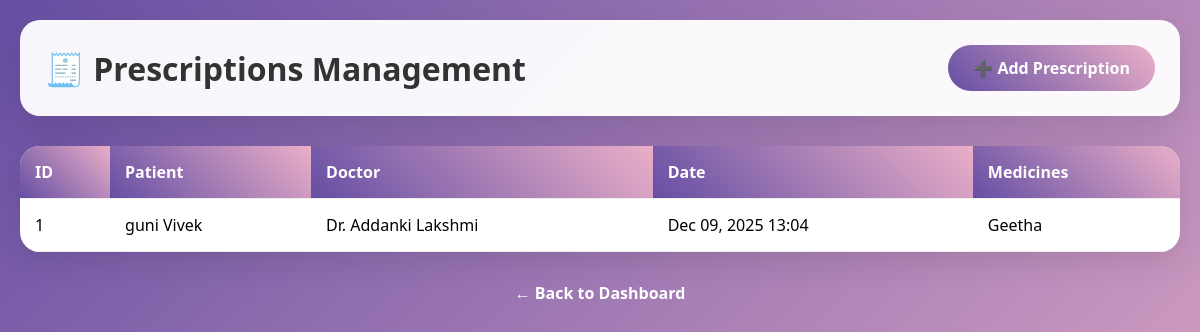
Page /prescriptions/ on the earlier database version.
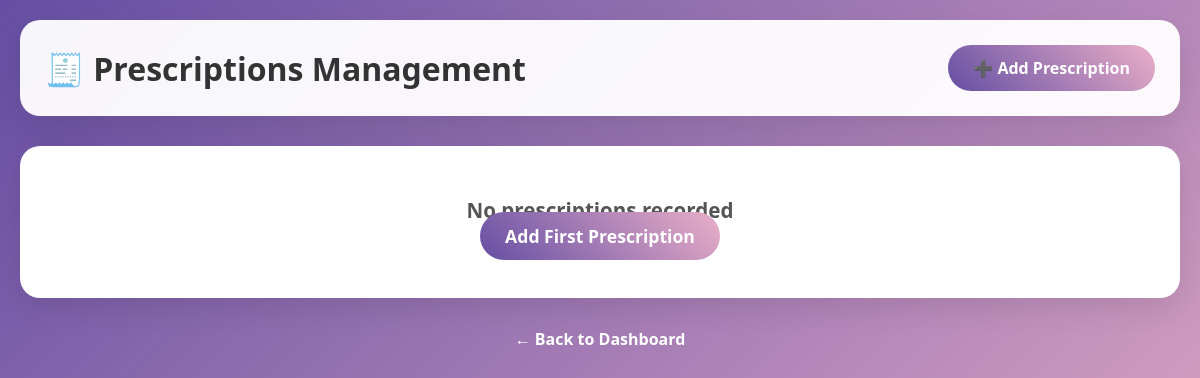
Same page on the later database version.
### app1/models.py (models this page shows, shortened)
class Prescription(models.Model):
    lab_report = models.ForeignKey(LabReport, on_delete=models.CASCADE, null=True, blank=True, related_name='prescriptions')
    appointment = models.ForeignKey(Appointment, on_delete=models.CASCADE, related_name='prescriptions')
    medicines = models.ManyToManyField(Medicine, through='PrescriptionMedicine')
    prescribed_by = models.ForeignKey(Doctor, on_delete=models.CASCADE, related_name='prescriptions')
    prescribed_date = models.DateTimeField(auto_now_add=True)

class Appointment(models.Model):
    STATUS_CHOICES = [
        ('SCHEDULED', 'Scheduled'),
        ('CONFIRMED', 'Confirmed'),
        ('CANCELLED', 'Cancelled'),
        ('COMPLETED', 'Completed'),
    ]
    patient = models.ForeignKey(Patient, on_delete=models.CASCADE, related_name='appointments')
    doctor = models.ForeignKey(Doctor, on_delete=models.CASCADE, related_name='appointments')
    appointment_date = models.DateTimeField()
    reason = models.TextField()
    status = models.CharField(max_length=20, choices=STATUS_CHOICES, default='SCHEDULED')
    notes = models.TextField(blank=True)
    created_at = models.DateTimeField(auto_now_add=True)
    class Meta:
        constraints = [
            models.UniqueConstraint(fields=['patient', 'doctor', 'appointment_date'], name='unique_appointment')
        ]

class Patient(models.Model):
    first_name = models.CharField(max_length=50)
    last_name = models.CharField(max_length=50)
    phone = models.CharField(max_length=15)
    date_of_birth = models.DateField()
    gender = models.CharField(max_length=1, choices=[('M', 'Male'), ('F', 'Female'), ('O', 'Other')])
    address = models.TextField()
    emergency_contact = models.CharField(max_length=50)
    medical_history = models.TextField(blank=True)
    created_at = models.DateTimeField(auto_now_add=True)

class Doctor(models.Model):
    SPECIALTY_CHOICES = [
        ('GP', 'General Practitioner'),
        ('CAR', 'Cardiologist'),
        ('DER', 'Dermatologist'),
        ('PED', 'Pediatrician'),
        ('SUR', 'Surgeon'),
    ]
    first_name = models.CharField(max_length=50)
    last_name = models.CharField(max_length=50)
    specialty = models.CharField(max_length=10, choices=SPECIALTY_CHOICES)
    phone = models.CharField(max_length=15)
    qualification = models.CharField(max_length=100)
    experience_years = models.IntegerField(default=0)
    consultation_fee = models.DecimalField(max_digits=10, decimal_places=2)
    is_available = models.BooleanField(default=True)

class Medicine(models.Model):
    name = models.CharField(max_length=100)
    generic_name = models.CharField(max_length=100)
    dosage = models.CharField(max_length=50)
    price_per_unit = models.DecimalField(max_digits=8, decimal_places=2)
    stock_quantity = models.IntegerField(default=0)
    expiry_date = models.DateField()
    manufacturer = models.CharField(max_length=100)

### app1/views.py (the view)
# urls.py: path("prescriptions/", views.prescription_list, name="prescription_list"),
def prescription_list(request):
    prescriptions = Prescription.objects.all()
    return render(request, 'prescriptions/list.html', {'prescriptions': prescriptions})

### templates/prescriptions/list.html (shortened to what this page needs)
<!DOCTYPE html>
<html>
<head>
</head>
<body>
    <div class="container">
        <div class="header">
            <h1>🧾 Prescriptions Management</h1>
            <a href="{% url 'prescription_create' %}" class="btn">➕ Add Prescription</a>
        </div>
        <div class="table-container">
            {% if prescriptions %}
                <table>
                    <thead>
                        <tr>
                            <th>ID</th>
                            <th>Patient</th>
                            <th>Doctor</th>
                            <th>Date</th>
                            <th>Medicines</th>
                        </tr>
                    </thead>
                    <tbody>
                        {% for p in prescriptions %}
                        <tr>
                            <td>{{ p.id }}</td>
                            <td>{{ p.appointment.patient.first_name }} {{ p.appointment.patient.last_name }}</td>
                            <td>Dr. {{ p.prescribed_by.first_name }} {{ p.prescribed_by.last_name }}</td>
                            <td>{{ p.prescribed_date|date:"M d, Y H:i" }}</td>
                            <td>
                                {% for med in p.medicines.all %}
                                    {{ med.name }}{% if not forloop.last %}, {% endif %}
                                {% empty %}
                                    -
                                {% endfor %}
                            </td>
                        </tr>
                        {% endfor %}
                    </tbody>
                </table>
            {% else %}
                <div class="empty">
                    <h3>No prescriptions recorded</h3>
                    <a href="{% url 'prescription_create' %}" class="btn">Add First Prescription</a>
                </div>
            {% endif %}
        </div>
        <div style="text-align:center;margin-top:30px;">
            <a href="/dashboard/" style="color:white;text-decoration:none;font-weight:600;">← Back to Dashboard</a>
        </div>
    </div>
</body>
</html>

Differences in the rows shown:
removed Prescription: id "1", appointment.patient.first_name "guni", appointment.patient.last_name "Vivek", prescribed_by.first_name "Addanki", prescribed_by.last_name "Lakshmi", prescribed_date "Dec 09, 2025 13:04"
no longer on this page (row unchanged): Medicine: name "Geetha"
Other differences:
text no longer shown: "ID Patient Doctor Date Medicines"
text now shown: "No prescriptions recorded Add First Prescription"
